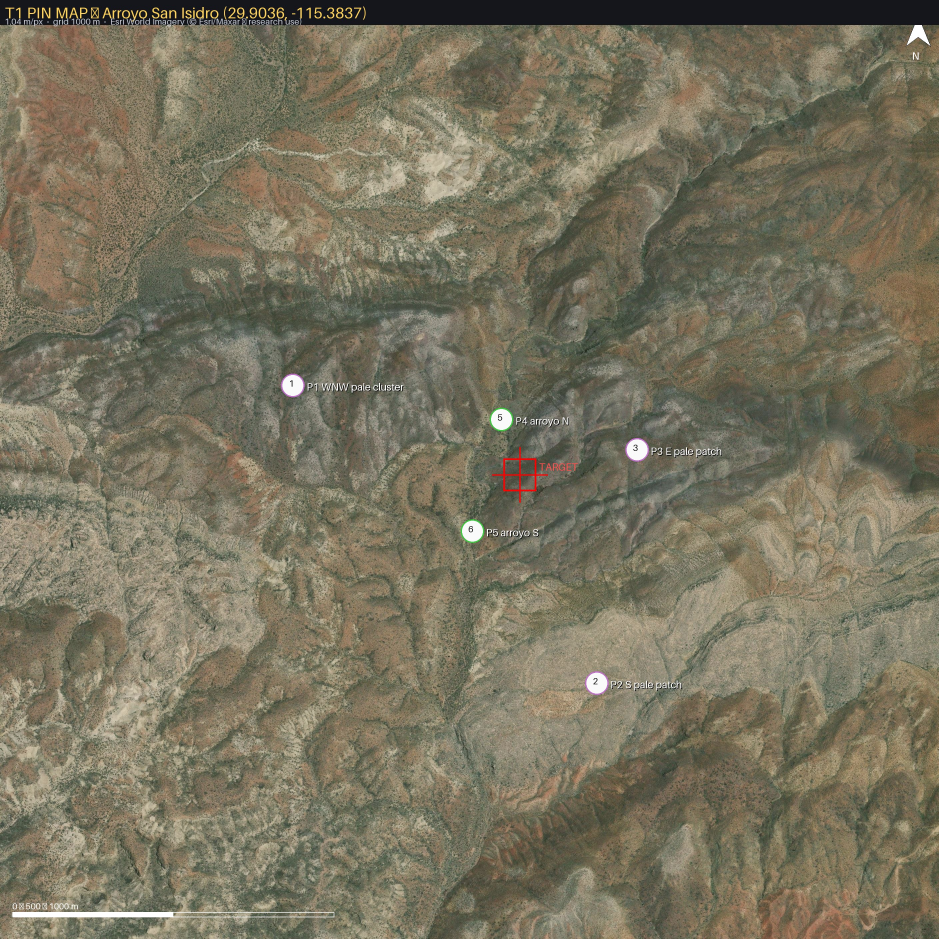
#> input picture site/maps/t1_pins.jpg, 2816 x 2816 px (shown at 1/3 size); its folder holds 4 pictures in this run
$ python make_previews.py
#> lines starting #> are read from the running program, lines starting #| are printed output that depends on the picture
#!/usr/bin/env python3
"""Build small WebP/AVIF previews for the gallery (Workstream 9).

Gallery thumbs + lightbox load `*-preview.webp` (~800 px, q70);
full-resolution JPGs stay linked as separate downloads.
PNG layer products are small enough to serve directly (no preview).
Requires Pillow (WebP support included in modern wheels).
"""
import os

from PIL import Image

ROOT = os.path.dirname(os.path.dirname(os.path.abspath(__file__)))
MAPS = os.path.join(ROOT, "site", "maps")

TARGETS = ["t1_pins", "t2_pins", "t2_mass_inset_z18", "t3_pins",
           "zoneA_pins", "zoneB_pins", "zoneC_pins",
           "t1_spread", "t2_spread", "t3_spread", "turquoise_map"]


def main():
    for name in TARGETS:
        src = os.path.join(MAPS, name + ".jpg")
        dst = os.path.join(MAPS, name + "-preview.webp")
        if not os.path.exists(src):
            print(f"SKIP {name} (no source)")
            continue
        im = Image.open(src).convert("RGB")
#> im is the input picture: PIL image 2816x2816 RGB; mean R, G, B 119.9, 114.4, 94
        im.thumbnail((800, 800), Image.Resampling.LANCZOS)
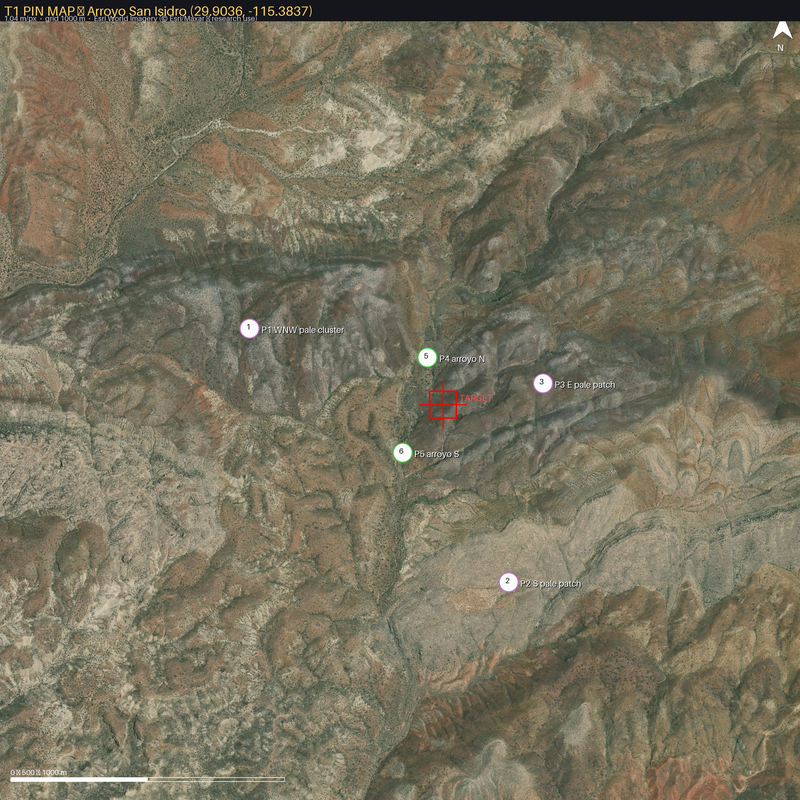
#> im: PIL image 800x800 RGB; mean R, G, B 119.9, 114.4, 94
        im.save(dst, "WEBP", quality=70, method=6)
        s0 = os.path.getsize(src) / 1024
        s1 = os.path.getsize(dst) / 1024
        print(f"{name}: {s0:.0f} KB -> preview {s1:.0f} KB ({100*s1/s0:.0f}%)")
#> pass 2 of the loop in main, `for name in TARGETS:`:
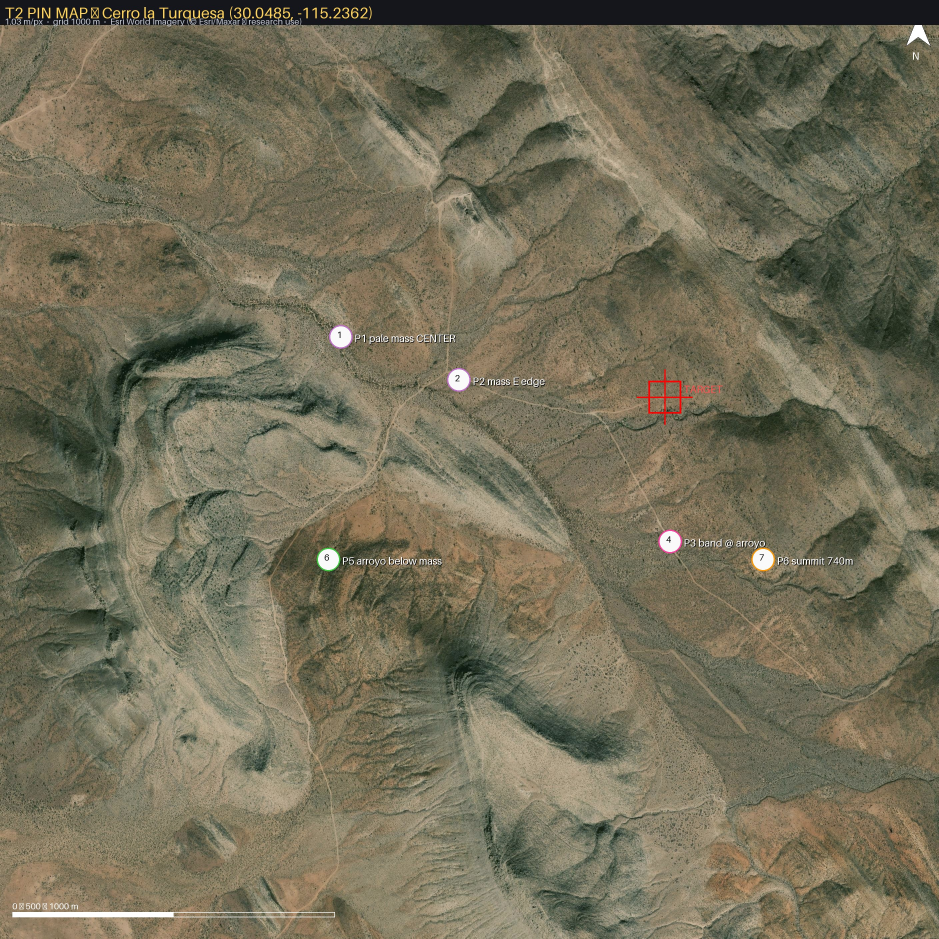
#> input picture site/maps/t2_pins.jpg, 2816 x 2816 px (shown at 1/3 size)
#> in main, im is the input picture: PIL image 2816x2816 RGB; mean R, G, B 115.7, 110.5, 88.5
#> in main, `im.thumbnail((800, 800), Image.Resampling.LANCZOS)`:
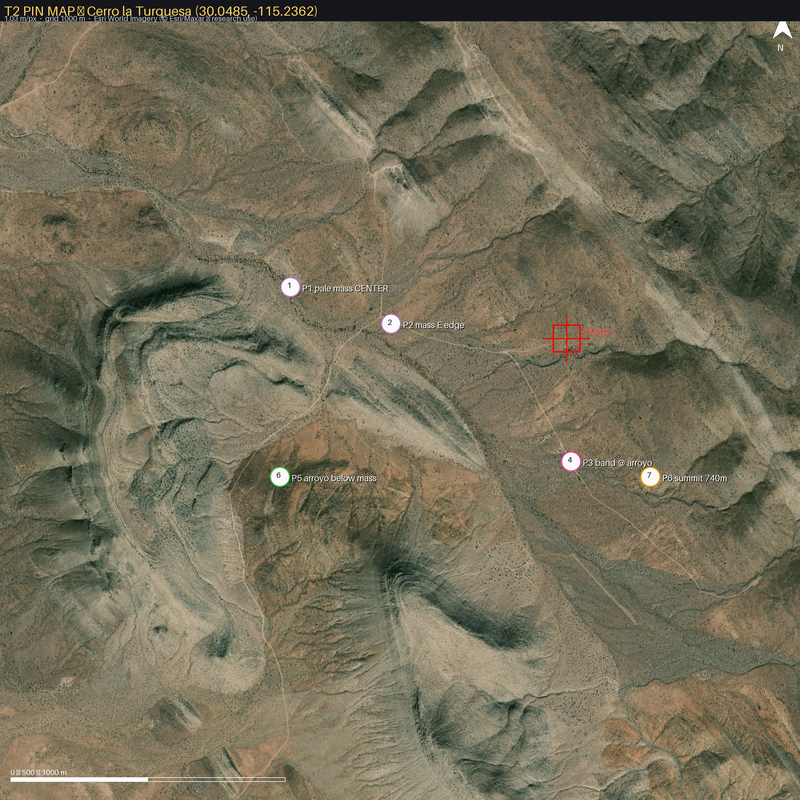
#> im: PIL image 800x800 RGB; mean R, G, B 115.7, 110.4, 88.5
#> pass 3 of the loop in main, `for name in TARGETS:`:
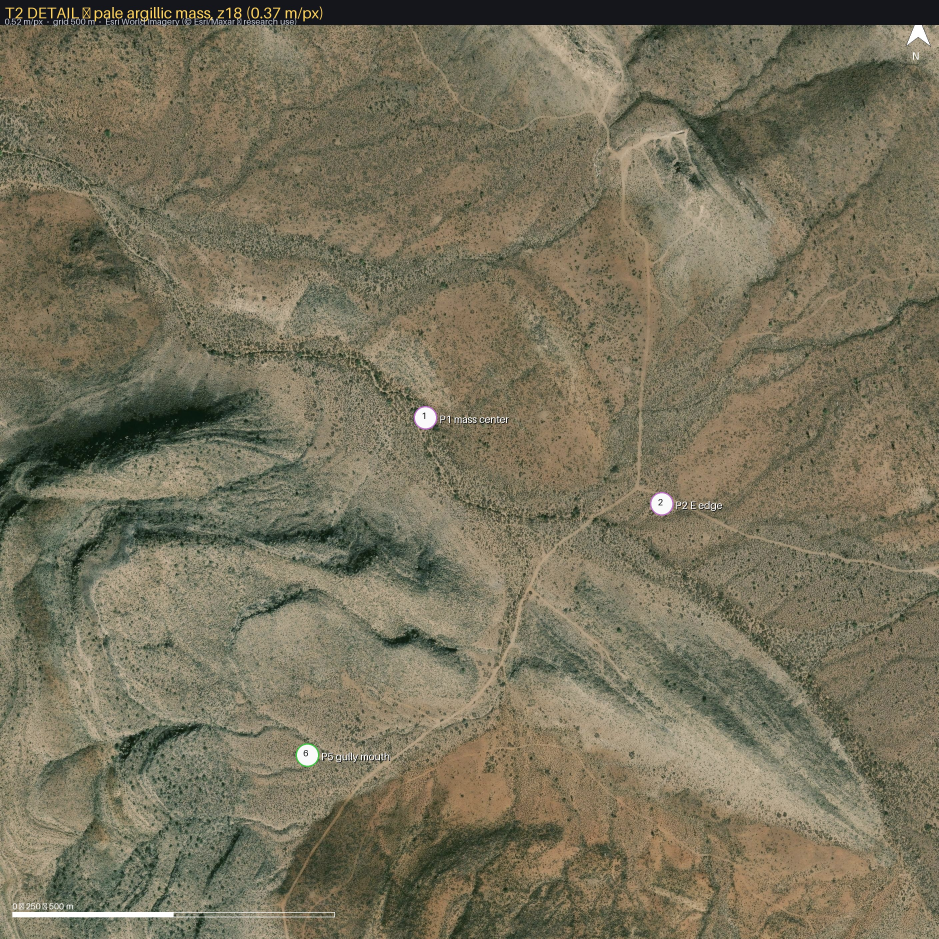
#> input picture site/maps/t2_mass_inset_z18.jpg, 2816 x 2816 px (shown at 1/3 size)
#> in main, im is the input picture: PIL image 2816x2816 RGB; mean R, G, B 119.6, 113.5, 91.3
#> in main, `im.thumbnail((800, 800), Image.Resampling.LANCZOS)`:
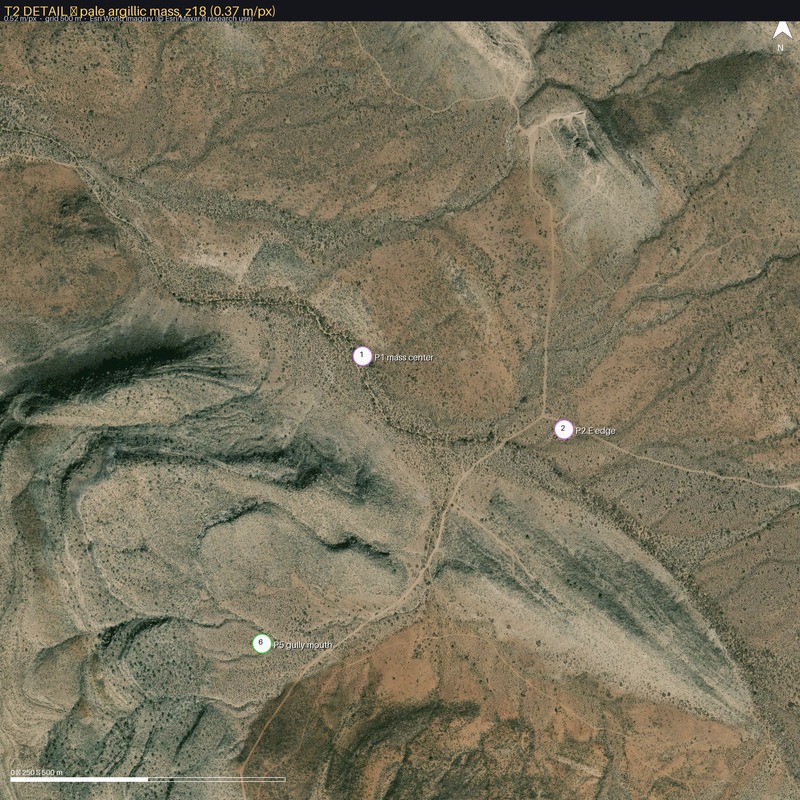
#> im: PIL image 800x800 RGB; mean R, G, B 119.6, 113.5, 91.3
#> the loop made 11 passes; the first 3 are shown


if __name__ == "__main__":
    main()
